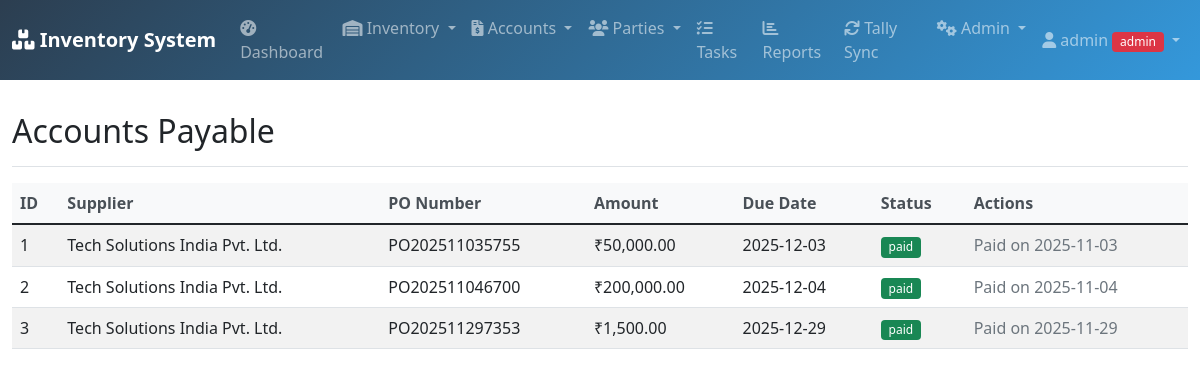
The app's page /payable (signed in) with its own data.
### database.py (models this page shows, shortened)
class User(UserMixin, db.Model):
    id = db.Column(db.Integer, primary_key=True)
    username = db.Column(db.String(80), unique=True, nullable=False)
    password = db.Column(db.String(120), nullable=False)
    role = db.Column(db.String(20), default='user')
    email = db.Column(db.String(120))
    phone = db.Column(db.String(20))
    created_date = db.Column(db.DateTime, default=datetime.utcnow)
    is_active = db.Column(db.Boolean, default=True)

class AccountsPayable(db.Model):
    id = db.Column(db.Integer, primary_key=True)
    purchase_order_id = db.Column(db.Integer, db.ForeignKey('purchase_order.id'), nullable=False)
    supplier_id = db.Column(db.Integer, db.ForeignKey('supplier.id'), nullable=False)
    due_date = db.Column(db.DateTime)
    amount = db.Column(db.Float, nullable=False)
    status = db.Column(db.String(20), default='pending')
    paid_date = db.Column(db.DateTime)
    purchase_order = db.relationship('PurchaseOrder', backref='payable_entry')
    supplier = db.relationship('Supplier', backref='payables')

class Supplier(db.Model):
    id = db.Column(db.Integer, primary_key=True)
    name = db.Column(db.String(100), nullable=False)
    contact_person = db.Column(db.String(100))
    phone = db.Column(db.String(20))
    email = db.Column(db.String(100))
    address = db.Column(db.Text)
    gst_number = db.Column(db.String(50))
    tally_synced = db.Column(db.Boolean, default=False)
    tally_guid = db.Column(db.String(100))

class PurchaseOrder(db.Model):
    id = db.Column(db.Integer, primary_key=True)
    supplier_id = db.Column(db.Integer, db.ForeignKey('supplier.id'), nullable=False)
    po_number = db.Column(db.String(100), unique=True, nullable=False)
    order_date = db.Column(db.DateTime, default=datetime.utcnow)
    total_amount = db.Column(db.Float, default=0)
    status = db.Column(db.String(20), default='pending')
    tally_synced = db.Column(db.Boolean, default=False)
    tally_voucher_no = db.Column(db.String(100))
    supplier = db.relationship('Supplier', backref='purchase_orders')
    items = db.relationship('PurchaseItem', backref='purchase_order', cascade='all, delete-orphan')

### app.py (the view)
@app.route('/payable')
@login_required
def payable():
    try:
        payables = AccountsPayable.query.all()
        return render_template('payable.html', payables=payables, format_currency=format_currency)
    except Exception as e:
        flash(f'Error loading payables: {str(e)}', 'danger')
        return render_template('payable.html', payables=[], format_currency=format_currency)

### app.py (called while the page is built)
@login_manager.user_loader
def load_user(user_id):
    return User.query.get(int(user_id))

def format_currency(amount):
    return f"₹{amount:,.2f}"

### templates/payable.html
{% extends "base.html" %}
{% block content %}
<div class="d-flex justify-content-between flex-wrap flex-md-nowrap align-items-center pt-3 pb-2 mb-3 border-bottom">
    <h1 class="h2">Accounts Payable</h1>
</div>
<div class="table-responsive">
    <table class="table table-striped table-hover">
        <thead>
            <tr>
                <th>ID</th>
                <th>Supplier</th>
                <th>PO Number</th>
                <th>Amount</th>
                <th>Due Date</th>
                <th>Status</th>
                <th>Actions</th>
            </tr>
        </thead>
        <tbody>
            {% for payable in payables %}
            <tr>
                <td>{{ payable.id }}</td>
                <td>{{ payable.supplier.name if payable.supplier else 'N/A' }}</td>
                <td>{{ payable.purchase_order.po_number if payable.purchase_order else 'N/A' }}</td>
                <td>{{ format_currency(payable.amount) }}</td>
                <td>{{ payable.due_date.strftime('%Y-%m-%d') if payable.due_date else 'N/A' }}</td>
                <td>
                    <span class="badge bg-{{ 'success' if payable.status == 'paid' else 'warning' }}">
                        {{ payable.status }}
                    </span>
                </td>
                <td>
                    {% if payable.status == 'pending' %}
                    <a href="{{ url_for('mark_paid', payable_id=payable.id) }}" class="btn btn-sm btn-outline-success" onclick="return confirm('Mark this payment as paid?')">
                        <i class="fas fa-check"></i> Mark Paid
                    </a>
                    {% else %}
                    <span class="text-muted">Paid on {{ payable.paid_date.strftime('%Y-%m-%d') if payable.paid_date else 'N/A' }}</span>
                    {% endif %}
                </td>
            </tr>
            {% endfor %}
        </tbody>
    </table>
</div>
{% endblock %}

### templates/base.html (shortened to what this page needs)
<!DOCTYPE html>
<html lang="en">
<head>
    <link href="https://cdn.jsdelivr.net/npm/bootstrap@5.1.3/dist/css/bootstrap.min.css" rel="stylesheet">
    <link href="https://cdnjs.cloudflare.com/ajax/libs/font-awesome/6.0.0/css/all.min.css" rel="stylesheet">
    <link href="{{ url_for('static', filename='style.css') }}" rel="stylesheet">
</head>
<body>
    <nav class="navbar navbar-expand-lg navbar-dark bg-dark">
        <div class="container-fluid">
            <a class="navbar-brand" href="{{ url_for('dashboard') }}">
                <i class="fas fa-boxes"></i> Inventory System
            </a>
            <div class="collapse navbar-collapse" id="navbarNav">
                <ul class="navbar-nav me-auto">
                    {% if current_user.is_authenticated %}
                    <li class="nav-item">
                        <a class="nav-link" href="{{ url_for('dashboard') }}">
                            <i class="fas fa-tachometer-alt"></i> Dashboard
                        </a>
                    </li>
                    <li class="nav-item dropdown">
                        <a class="nav-link dropdown-toggle" href="#" id="inventoryDropdown" role="button" data-bs-toggle="dropdown">
                            <i class="fas fa-warehouse"></i> Inventory
                        </a>
                    </li>
                    <li class="nav-item dropdown">
                        <a class="nav-link dropdown-toggle" href="#" id="accountsDropdown" role="button" data-bs-toggle="dropdown">
                            <i class="fas fa-file-invoice-dollar"></i> Accounts
                        </a>
                    </li>
                    <li class="nav-item dropdown">
                        <a class="nav-link dropdown-toggle" href="#" id="partiesDropdown" role="button" data-bs-toggle="dropdown">
                            <i class="fas fa-users"></i> Parties
                        </a>
                    </li>
                    <li class="nav-item">
                        <a class="nav-link" href="{{ url_for('tasks') }}">
                            <i class="fas fa-tasks"></i> Tasks
                        </a>
                    </li>
                    <li class="nav-item">
                        <a class="nav-link" href="{{ url_for('reports') }}">
                            <i class="fas fa-chart-bar"></i> Reports
                        </a>
                    </li>
                    <li class="nav-item">
                        <a class="nav-link" href="{{ url_for('tally_sync') }}">
                            <i class="fas fa-sync"></i> Tally Sync
                        </a>
                    </li>
                    {% if current_user.role == 'admin' %}
                    <li class="nav-item dropdown">
                        <a class="nav-link dropdown-toggle" href="#" id="adminDropdown" role="button" data-bs-toggle="dropdown">
                            <i class="fas fa-cogs"></i> Admin
                        </a>
                    </li>
                    {% endif %}
                    {% endif %}
                </ul>
                <ul class="navbar-nav">
                    {% if current_user.is_authenticated %}
                    <li class="nav-item dropdown">
                        <a class="nav-link dropdown-toggle" href="#" id="userDropdown" role="button" data-bs-toggle="dropdown">
                            <i class="fas fa-user"></i> {{ current_user.username }}
                            <span class="badge bg-{% if current_user.role == 'admin' %}danger{% else %}info{% endif %}">
                                {{ current_user.role }}
                            </span>
                        </a>
                    </li>
                    {% else %}
                    <li class="nav-item">
                        <a class="nav-link" href="{{ url_for('login') }}">
                            <i class="fas fa-sign-in-alt"></i> Login
                        </a>
                    </li>
                    {% endif %}
                </ul>
            </div>
        </div>
    </nav>
    <div class="container-fluid mt-3">
        {% block content %}{% endblock %}
    </div>
</body>
</html>

### static/style.css (style rules this page uses)
.table th { border-top: none; font-weight: 600; color: #495057; background-color: #f8f9fa; }
.badge { font-size: 0.75em; font-weight: 500; }
.navbar-brand { font-weight: 700; }
.navbar-dark { background: linear-gradient(135deg, #2c3e50 0%, #3498db 100%) !important; }

### records on screen
User: username "admin", role "admin"
AccountsPayable: id "1", supplier "Tech Solutions India Pvt. Ltd.", purchase_order "PO202511035755", amount "₹50,000.00", due_date "2025-12-03", status "paid", paid_date "2025-11-03"
AccountsPayable: id "2", supplier "Tech Solutions India Pvt. Ltd.", purchase_order "PO202511046700", amount "₹200,000.00", due_date "2025-12-04", status "paid", paid_date "2025-11-04"
AccountsPayable: id "3", supplier "Tech Solutions India Pvt. Ltd.", purchase_order "PO202511297353", amount "₹1,500.00", due_date "2025-12-29", status "paid", paid_date "2025-11-29"
